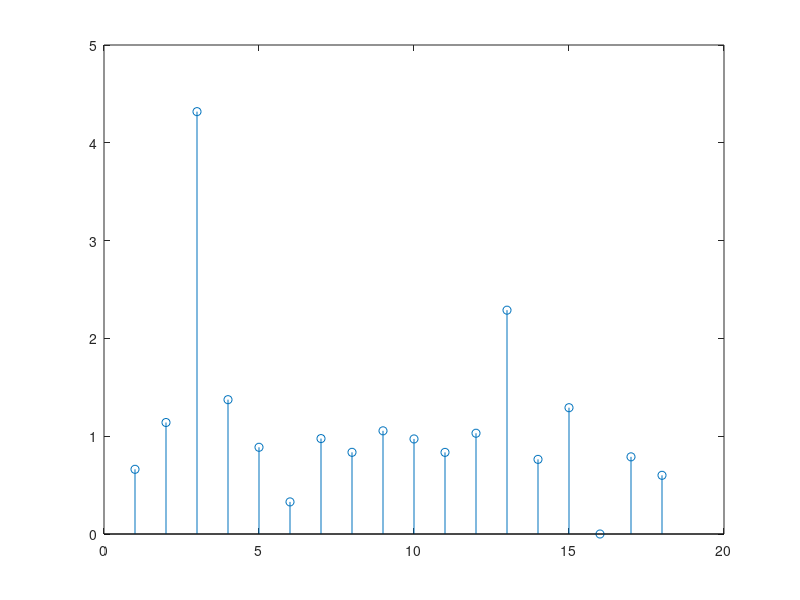
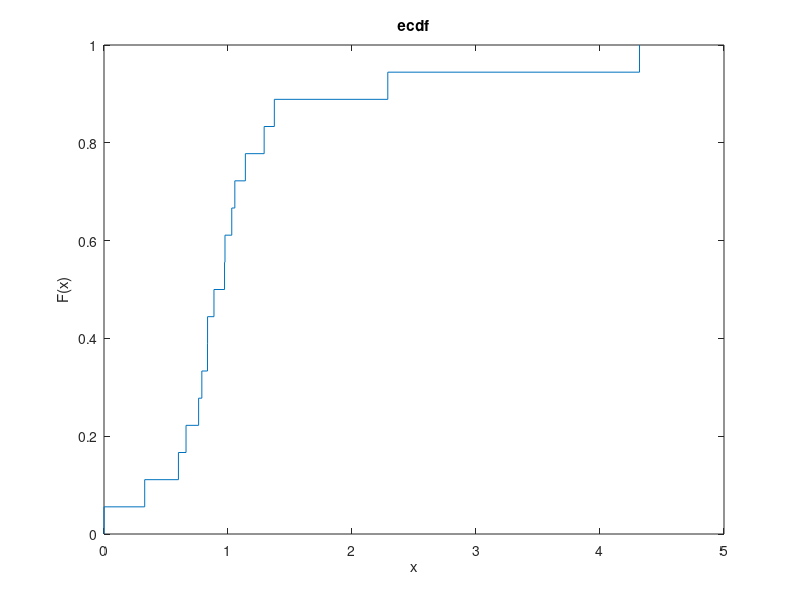

These charts were generated, in order, by the following MATLAB code:
clear; clc; close all;
load('data_ready_for_NIASC.mat');


num_states = length(unique_states);
num_actions = length(unique_actions);
num_categories = length(unique_categories);

%%%%%%%%%%%%% GENERATE MAX-ENT IRL REWARDS %%%%%%%%%%%
tolerance = 1e-5;
neg_utility = -10;
% if prob < tolerance, u(x,a) = neg utility,
% else, u(x,a) = ln(p(x|a)/min_elem),
% where min_elem is the smallest posterior probability
% p(x|a) that is greater than tolerance.
reward_maxent = zeros(num_categories,num_states*num_actions);

for categ_iter = 1:num_categories
    post_prob = post_prob_80(categ_iter,:);
    min_prob = min(post_prob(post_prob>tolerance));
    for iter = 1:num_states*num_actions
        if post_prob_80(categ_iter,iter)<= tolerance
            reward_maxent(categ_iter,iter) = neg_utility;
        else
            reward_maxent(categ_iter,iter) = log(post_prob_80(categ_iter,iter)/min_prob);
        end

    end
end


%%%%%%%%%%%%%%%%%%%%%%%%%

cond_prob_20_est = zeros(num_categories,num_actions*num_states);
for categ_iter = 1:num_categories
    % reward: each column is u_{\category}(*,a).
    reward = reshape(reward_maxent(categ_iter,:),num_actions,[])';
    for state = 1:num_states
        for action = 1:num_actions
            obs_lkd = cond_prob_80(categ_iter,action:num_actions:(num_states-1)*num_actions+action);
            belief = (obs_lkd.*prior_20(categ_iter))/sum((obs_lkd.*prior_20(categ_iter)));
            [~,optimal_action] = max(belief*reward); % myopic reward
            cond_prob_20_est(categ_iter,(state-1)*num_actions + optimal_action) = cond_prob_20_est(categ_iter,(state-1)*num_actions + optimal_action) + cond_prob_80(categ_iter,(state-1)*num_actions + action) ;
        end
    end
end


% COMPUTE KL DIVERGENCE BETWEEN cond_prob_20_est and cond_prob_20

cond_prob_20_est(cond_prob_20_est<tolerance) = tolerance; % to eliminate zeros in denominator
cross_log_cond_prob_20 = log(cond_prob_20)./log(cond_prob_20_est);
cross_log_cond_prob_20(isinf(cross_log_cond_prob_20)) = 0;
cross_log_cond_prob_20(isnan(cross_log_cond_prob_20)) = 0;


KLdiv_mat = (cross_log_cond_prob_20).*cond_prob_20;
avg_KLdiv_mat_category = sum(KLdiv_mat,2)/num_states;

figure();
stem(avg_KLdiv_mat_category);

figure();
ecdf(avg_KLdiv_mat_category)

save max_ent_prediction_80_20.mat


